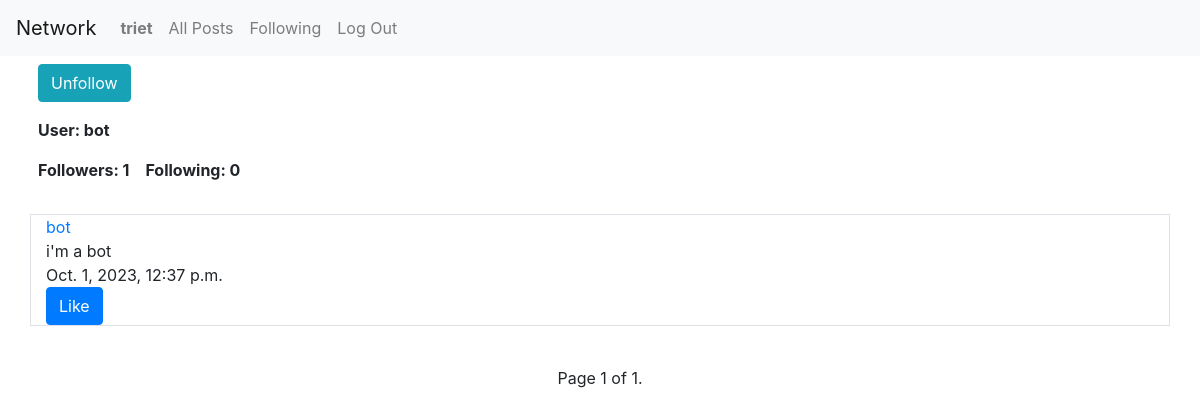
Page /profile/5 (signed in) on the earlier database version.
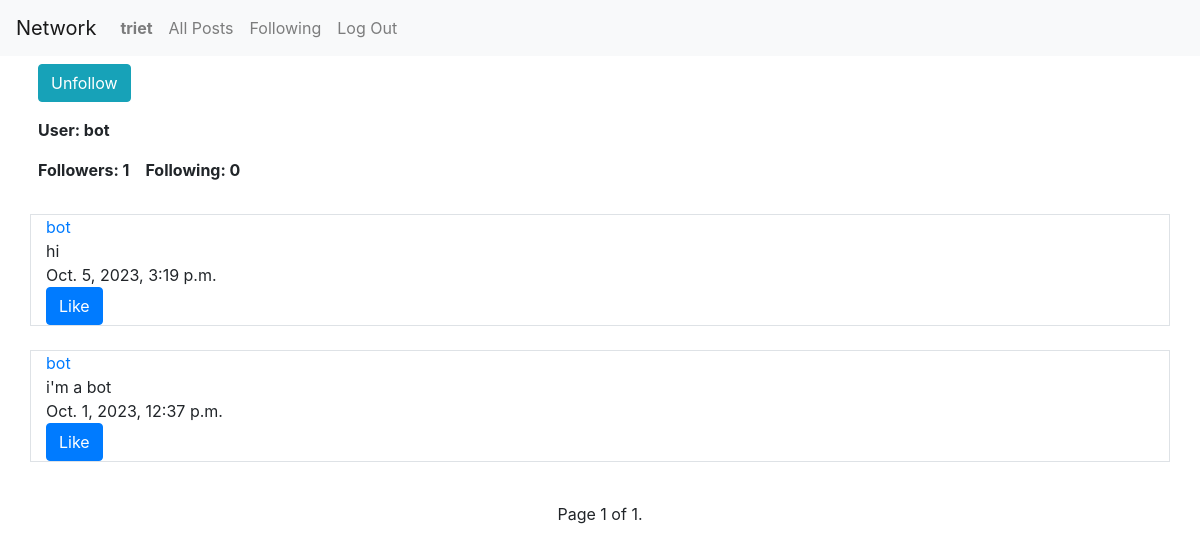
Same page on the later database version.
### network/models.py (models this page shows, shortened)
class User(AbstractUser):
    pass

class Post(models.Model):
    username = models.ForeignKey(User, on_delete=models.CASCADE, related_name="username_post")
    content = models.CharField(max_length=500)
    date = models.DateTimeField(auto_now_add=True)

### network/views.py (the view)
# urls.py: path("profile/<int:user_id>", views.profile, name="profile"),
def profile(request, user_id):
    user = User.objects.get(pk=user_id)
    num_followers = Follow.objects.filter(user_being_followed=user).count()
    num_following = Follow.objects.filter(follower=user).count()
    following = Follow.objects.filter(follower=request.user)   # get those follows which the curent user is following
    posts = Post.objects.filter(username=user).order_by("-date")
    followable = False
    if not following.filter(user_being_followed=user).exists():    # check if the profile's user exist in those follows
        followable = True
    paginator = Paginator(posts, 5)
    page_number = request.GET.get("page")
    page_obj = paginator.get_page(page_number)
    return render(request, "network/profile.html", {
        "user": user,
        "num_followers": num_followers,
        "num_following": num_following,
        "following": following,
        "posts": posts,
        "followable": followable,
        "page_obj": page_obj
    })

### network/templates/network/profile.html (shortened to what this page needs)
{% extends "network/layout.html" %}
{% load static %}
{% block body %}
    {% if request.user != user and followable %}
        <form action="{% url 'follow' user.id%}" method="post">
            {% csrf_token %}
            <div class="container p-2">
                <button class="btn btn-info" type="submit">Follow</button>
            </div>
        </form>
    {% elif request.user != user and not followable %}
        <form action="{% url 'unfollow' user.id%}" method="post">
            <div class="container p-2">
                <button class="btn btn-info" type="submit">Unfollow</button>
            </div>
        </form>
    {% endif %}
    <div class="container">
        <div class="row p-2 font-weight-bold">
            User: {{ user }}
        </div>
        <div class="row">
            <div class="col-1.5 p-2 font-weight-bold">
                Followers: {{ num_followers }}
            </div>
            <div class="col p-2 font-weight-bold">
                Following: {{ num_following }}
            </div>
        </div>
    </div><br>
    {% for post in page_obj %}
        <div class="container border">
            <div class="row">
                <div class="col">
                    <a href="{% url 'profile' post.username.id %}">{{ post.username }}</a>
                </div>
            </div>
            <div class="row">
                <div class="col">
                    {{ post.content }}
                </div>
            </div>
            <div class="row">
                <div class="col">
                    {{ post.date }}
                </div>
            </div>
            <div class="row justify-content-between">
                <div class="col-auto">
                    <button class="btn btn-primary like" type="submit">Like</button>
                </div>
            </div>
        </div><br>
    {% endfor %}
    <div class="static-bottom">
        <div class="text-center">
            Page {{ page_obj.number }} of {{ page_obj.paginator.num_pages }}.
        </div>
    </div>
{% endblock %}

### network/templates/network/layout.html (shortened to what this page needs)
{% load static %}
<!DOCTYPE html>
<html lang="en">
    <head>
        <link rel="stylesheet" href="https://stackpath.bootstrapcdn.com/bootstrap/4.4.1/css/bootstrap.min.css">
        <link href="{% static 'network/styles.css' %}" rel="stylesheet">
    </head>
    <body>
        <nav class="navbar navbar-expand-lg navbar-light bg-light">
            <a class="navbar-brand" href="#">Network</a>
            <div>
              <ul class="navbar-nav mr-auto">
                {% if user.is_authenticated %}
                    <li class="nav-item">
                        {% if user == request.user %}
                            <a class="nav-link" href="{% url 'profile' user.id %}"><strong>{{ user.username }}</strong></a>
                        {% else %}
                            <a class="nav-link" href="{% url 'profile' request.user.id %}"><strong>{{ request.user.username }}</strong></a>
                        {% endif %}
                    </li>
                {% endif %}
                <li class="nav-item">
                  <a class="nav-link" href="{% url 'index' %}">All Posts</a>
                </li>
                {% if user.is_authenticated %}
                    <li class="nav-item">
                        <a class="nav-link" href="{% url 'following' %}">Following</a>
                    </li>
                    <li class="nav-item">
                        <a class="nav-link" href="{% url 'logout' %}">Log Out</a>
                    </li>
                {% endif %}
              </ul>
            </div>
          </nav>
        <div class="body">
            {% block body %}
            {% endblock %}
        </div>
    </body>
</html>

Differences in the rows shown:
added Post: username "bot", content "hi", date "Oct. 5, 2023, 3:19 p.m."
